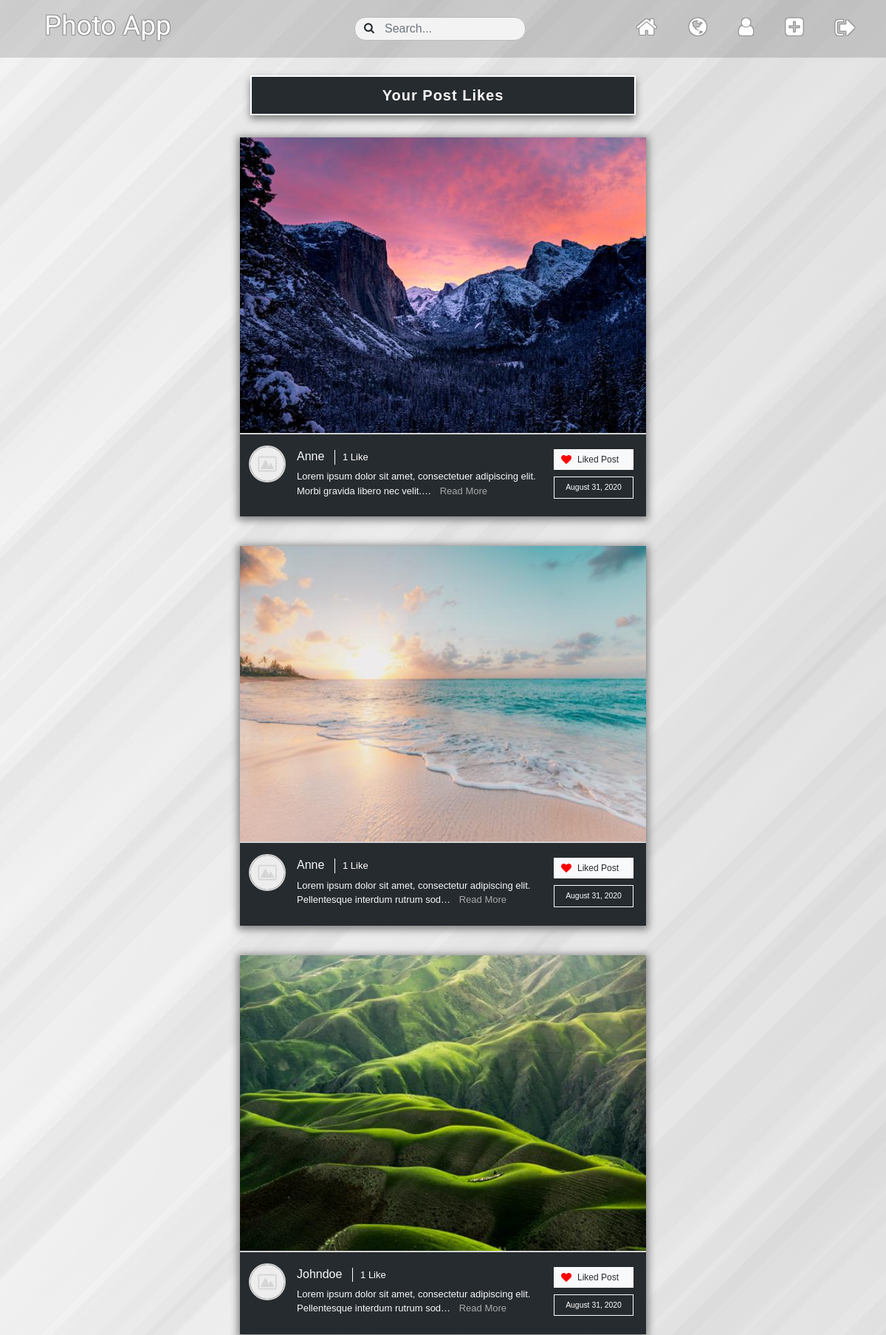
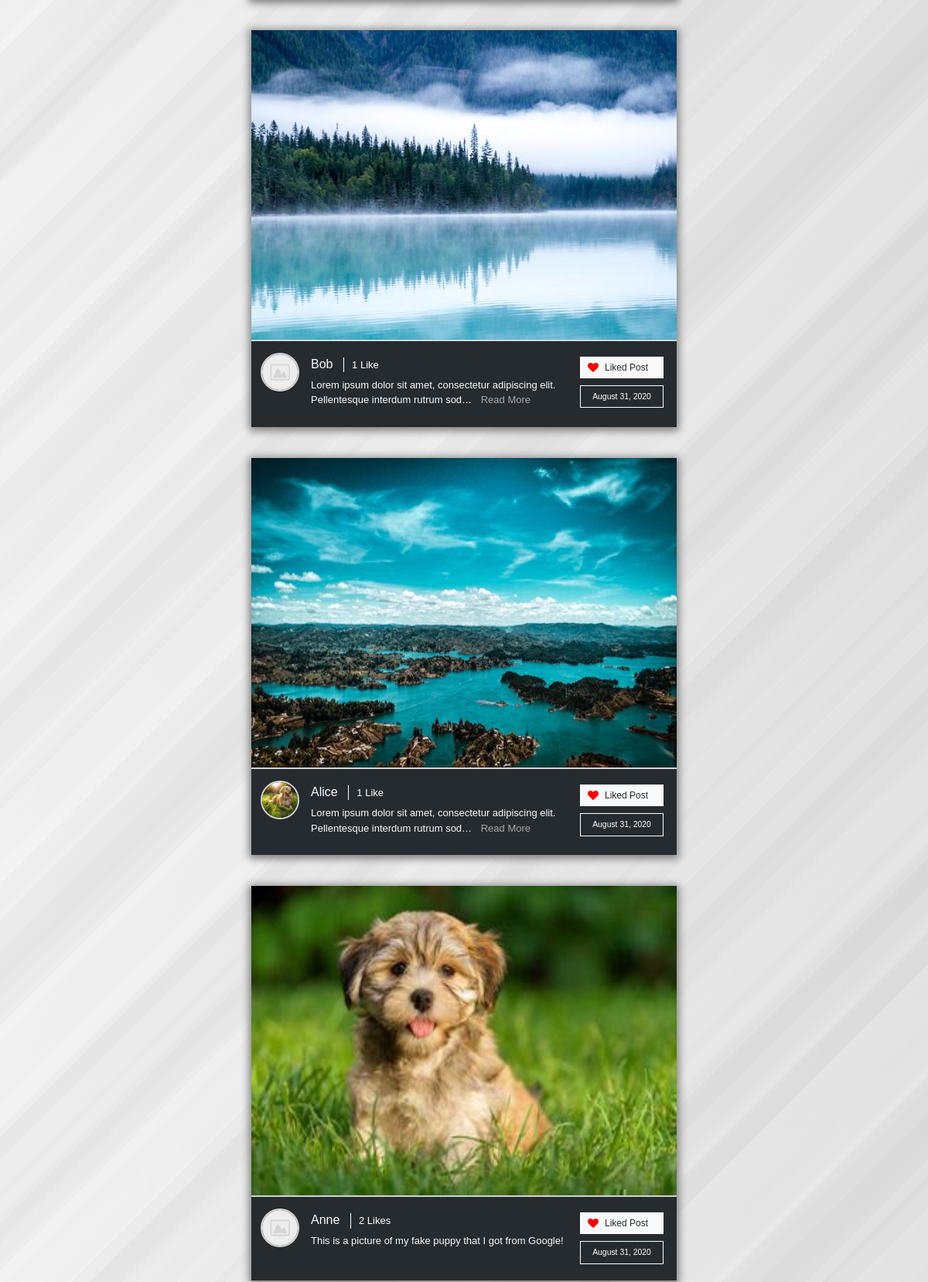
The page /post-likes-list/ (signed in, upper part) on the database its author committed (2 pictures, top to bottom).
### photo_sharing/models.py (models this page shows, shortened)
class Post(models.Model):
    user = models.ForeignKey(User, on_delete=models.CASCADE)
    image = models.ImageField(upload_to='post-images')
    description = models.TextField()
    date_created = models.DateTimeField(auto_now_add=True)

### users/models.py (models this page shows, shortened)
class Profile(models.Model):
    user = models.OneToOneField(User, on_delete=models.CASCADE)
    image = models.ImageField(default='default.jpg', upload_to='profile-image')
    bio = models.CharField(max_length=150)
    following = models.ManyToManyField(User, related_name='followers')

### photo_sharing/views.py (the view)
# urls.py: path('post-likes-list/', views.post_likes_list, name='post-likes-list')
@login_required
def post_likes_list(request):
    post_likes = list(PostLike.objects.filter(user=request.user).values('post_id').all())
    post_likes = list(map(lambda item: item['post_id'], post_likes))
    posts = Post.objects.filter(id__in=post_likes).all().order_by('-date_created')
    return render(request, "photo_sharing/post_likes_list.html", {
        "posts": posts,
        "post_likes": list(PostLike.objects.filter(user=request.user).values_list('post_id', flat=True).all())
    })

### users/context_processors.py (called while the page is built)
def isFollowing(request):
    if (request.user.username):
        following_list = list(Profile.objects.get(user=request.user).following.all())
    else:
        following_list = 0
    return {
        'following_list': following_list
    }

### photo_sharing/templates/photo_sharing/post_likes_list.html (shortened to what this page needs)
{% extends 'photo_sharing/layout.html' %}
{% block content %}
{% load static %}
<div class='custom_row'>
<div class='center-col'>
    <div id='liked-posts-list'>
        <br>
        <div class='text-center'>
            <div class="page-title home-title">
                Your Post Likes
            </div>
        </div>
        {% for post in posts %}
            <div class="row no-gutters justify-content-center home">
                <div class="col-12 post-block">
                    <div class='post-image'>
                        <img src="{{ post.image.url }}" alt="Post Image">
                    </div>
                    <div class='post-description-section'>
                        <div class='post-user-image'>
                            <img src="{{ post.user.profile.image.url }}" alt="User Profile Image">
                        </div>
                        <div class='post-description'>
                            <a class='username-link' href="{% url 'profile' post.user.username %}"><h6>{{ post.user.username|title }}</h6></a>
                                <div class='likes'><a href="{% url 'likes-list' post.id %}"><p>
                                    {% if post.postlike_set.all.count > 0 %}
                                    <span class="likes-count">{{ post.postlike_set.all.count }}</span>
                                    {% else %}
                                    <span class="likes-count likes-hidden">0</span>
                                    {% endif %}
                                    {% if post.postlike_set.all.count == 1 %}
                                    <span id="like-title"> Like</span>
                                    {% elif post.postlike_set.all.count > 1 %}
                                    <span id="like-title"> Likes</span>
                                    {% else %}
                                    <span class='likes-hidden' id="like-title"> Like</span>
                                    {% endif %}
                                    </p></a></div>
                            <p class='post-p'><span class='post-text' data-description='{{ post.description|capfirst }}'>{{ post.description|capfirst|truncatechars:90 }}</span> {% if post.description|length > 90 %} <button class='post-read-more-btn'>Read More</button> {% endif %} </p>
                            {% if post.id not in post_likes %}
                            <a href="{% url 'post-like' post.id %}" data-id="{{post.id}}" class='like-btn'><p><i class="fa fa-heart" aria-hidden="true"></i>Like Post</p></a>
                            {% else %}
                            <a href="{% url 'post-like' post.id %}" data-id="{{post.id}}" class='like-btn liked'><p><i class="fa fa-heart" aria-hidden="true"></i>Liked Post</p></a>
                            {% endif %}
                            <p class='post-date'>{{ post.date_created|date:'F d, Y' }}</p>
                        </div>
                    </div>
                </div>
            </div>
        {% empty %}
        <div class='bg-dark text-white py-3 px-4 mt-4'>Your feed is empty. Begin following people to see their posts here.</div>
        {% endfor %}
    </div>
</div>
</div>
{% endblock %}

### photo_sharing/static/photo_sharing/main.css (style rules this page uses)
body { background-image: repeating-linear-gradient(135deg, rgba(128, 128, 128, 0.03) 0px, rgba(128, 128, 128, 0.03) 36px,rgba(119, 119, 119, 0.03) 36px, rgba(119, 119, 119, 0.03) 58px,rgba(198, 198, 198, 0.03) 58px, rgba(198, 198, 198, 0.03) 79px,rgba(15, 15, 15, 0.03) 79px, rgba(15, 15, 15, 0.03) 108px,rgba(146, 146, 146, 0.03) 108px, rgba(146, 146, 146, 0.03) 120px,rgba(135, 135, 135, 0.03) 120px, rgba(135, 135, 135, 0.03) 160px,rgba(98, 98, 98, 0.03) 160px, rgba(98, 98, 98, 0.03) 202px,rgba(197, 197, 197, 0.03) 202px, rgba(197, 197, 197, 0.03) 223px),repeating-linear-gradient(135deg, rgba(146, 146, 146, 0.03) 0px, rgba(146, 146, 146, 0.03) 48px,rgba(148, 148, 148, 0.03) 48px, rgba(148, 148, 148, 0.03) 92px,rgba(187, 187, 187, 0.03) 92px, rgba(187, 187, 187, 0.03) 124px,rgba(127, 127, 127, 0.03) 124px, rgba(127, 127, 127, 0.03) 137px,rgba(123, 123, 123, 0.03) 137px, rgba(123, 123, 123, 0.03) 156px,rgba(7, 7, 7, 0.03) 156px, rgba(7, 7, 7, 0.03) 198px,rgba(140, 140, 140, 0.03) 198px, rgba(140, 140, 140, 0.03) 224px,rgba(167, 167, 167, 0.03) 224px, rgba(167, 167, 167, 0.03) 249px),repeating-linear-gradient(135deg, rgba(118, 118, 118, 0.03) 0px, rgba(118, 118, 118, 0.03) 11px,rgba(69, 69, 69, 0.03) 11px, rgba(69, 69, 69, 0.03) 38px,rgba(202, 202, 202, 0.03) 38px, rgba(202, 202, 202, 0.03) 63px,rgba(213, 213, 213, 0.03) 63px, rgba(213, 213, 213, 0.03) 100px,rgba(238, 238, 238, 0.03) 100px, rgba(238, 238, 238, 0.03) 122px,rgba(221, 221, 221, 0.03) 122px, rgba(221, 221, 221, 0.03) 139px,rgba(34, 34, 34, 0.03) 139px, rgba(34, 34, 34, 0.03) 168px,rgba(52, 52, 52, 0.03) 168px, rgba(52, 52, 52, 0.03) 198px),linear-gradient(90deg, rgb(248, 248, 248),rgb(233, 233, 233)); background-position: center; background-repeat: no-repeat; background-size: cover; background-attachment: fixed; font-family: Helvetica, sans-serif; color: #f8f9fa; min-height: 100vh; }
.custom_row { display: grid; grid-template-columns: 25% 50% 25%; max-width: 1375px; margin: auto; }
@media (max-width: 1200px) { .custom_row { display: block; } }
.home-title { font-size: 1.25rem !important; }
.home .post-image { width: 100%; height: 400px; }
.home .post-image img { height: 100%; width: 100%; }
.home .post-description { font-size: 13px; margin: 5px 5px 5px 15px; position: relative; padding-right: 120px; padding-bottom: 5px; width: 100%; min-height: 68px; display: inline-block; max-height: 80px; overflow-y: scroll; }
.post-text { margin-right: 8px; }
.post-read-more-btn, .view-post-btn { display: inline; padding: 0; background: none; outline: none; border: none; color: darkgrey; }
.home .post-date { top: 37px; right: 0; padding: 6px 0; font-size: 0.65rem; background: #262B2F; text-align: center; border: 1px solid white; color: white; box-sizing: border-box; width: 108px; }
.like-btn { position: absolute; top: 0; right: 0; background: #f8f9fa; color: #262B2F; padding: 4px 24px 4px 9px; font-size: 12px; border: 1px solid white; cursor: pointer; }
.like-btn .fa-heart { margin-right: 10px; font-size: 14px; position: relative; top: 1px; }
.liked { padding: 4px 19px 4px 9px; }
.liked .fa-heart { color: red; margin-right: 8px; }
.likes { display: inline-block; margin-left: 10px; border-left: 1px solid white; padding-left: 10px; }
.likes a { color: white; }
.post-block, .profile-post-block { background: #262B2F; display: flex; flex-direction: column; box-sizing: border-box; margin: 20px; box-shadow: 0px 2px 10px 3px grey; position: relative; width: 370px; }
.post-image { width: 100%; height: 300px; }
.post-image img { height: 100%; width: 100%; }
.post-description-section { display: flex; padding: 15px 12px; border-top: 2px solid lightgrey; }
.post-user-image img { width: 50px; height: 50px; border-radius: 50%; border: 2px solid lightgrey; }
.post-description { font-size: 12px; margin: auto; margin-left: 15px; }
.post-description p { margin-bottom: 0; }
.post-date { display: inline-block; position: absolute; top: 10px; right: 0px; background: #f8f9fa; color: #262B2F; padding: 4px 10px; font-size: 12px; }
.page-title { border: 2px solid white; color: #f8f9fa; background: #262B2F; padding: 10px 5px; max-width: 650px; width: 95%; box-shadow: 0px 5px 10px grey; margin: auto; margin-bottom: 10px; font-size: 1.7rem; font-weight: bold; letter-spacing: 1px; }
.username-link { display: inline-block; color: #f8f9fa; }
#liked-posts-list { width: 90%; max-width: 550px; margin: auto; }

### rows shown on the page
Post: image (picture), user.profile.image (placeholder picture), user.username "Anne", postlike_set.all.count "1", shows "Like", description "Lorem ipsum dolor sit amet, consectetuer adipiscing elit. Morbi gravida libero nec velit.…", shows "Read More", date_created "August 31, 2020"
Post: image (picture), user.profile.image (placeholder picture), user.username "Anne", postlike_set.all.count "1", shows "Like", description "Lorem ipsum dolor sit amet, consectetur adipiscing elit. Pellentesque interdum rutrum sod…", shows "Read More", date_created "August 31, 2020"
Post: image (picture), user.profile.image (placeholder picture), user.username "Johndoe", postlike_set.all.count "1", shows "Like", description "Lorem ipsum dolor sit amet, consectetur adipiscing elit. Pellentesque interdum rutrum sod…", shows "Read More", date_created "August 31, 2020"
Post: image (picture), user.profile.image (placeholder picture), user.username "Bob", postlike_set.all.count "1", shows "Like", description "Lorem ipsum dolor sit amet, consectetur adipiscing elit. Pellentesque interdum rutrum sod…", shows "Read More", date_created "August 31, 2020"
Post: image (picture), user.profile.image (picture), user.username "Alice", postlike_set.all.count "1", shows "Like", description "Lorem ipsum dolor sit amet, consectetur adipiscing elit. Pellentesque interdum rutrum sod…", shows "Read More", date_created "August 31, 2020"
Post: image (picture), user.profile.image (placeholder picture), user.username "Anne", postlike_set.all.count "2", shows "Likes", description "This is a picture of my fake puppy that I got from Google!", date_created "August 31, 2020"
